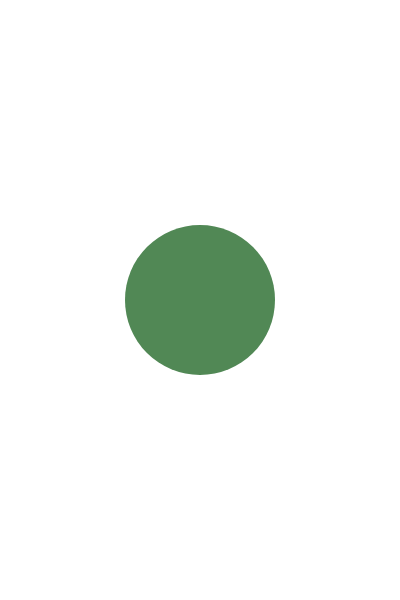
Frame 1 (no input)
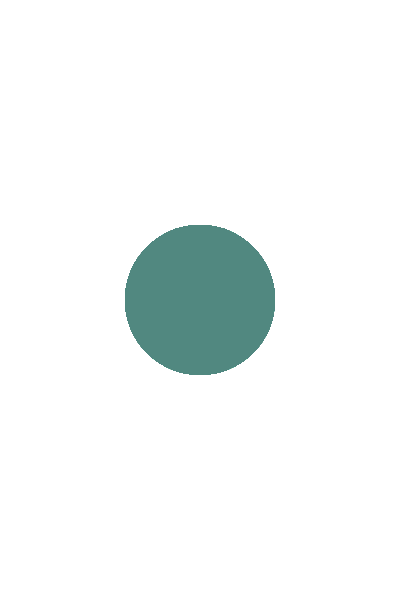
Frame 60 (no input)
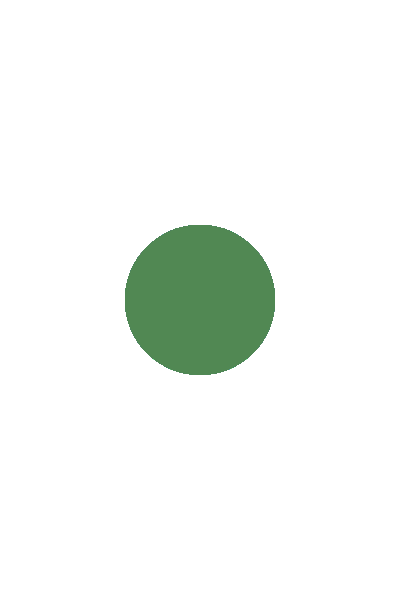
Frame 120 (the mouse pressed at the canvas centre since frame 60)

The p5.js sketch that drew these frames (run headless with seeded random() and noise() and a simulated clock; from frame 60 on, the mouse is pressed at the canvas centre):

// p5.js sketch
// ── sketch.js
var inc = 0.06
var r, g, b

function setup(){
  createCanvas(400,600)
  r = random()
  g = random()
  b = random()
}

function draw(){
  noStroke();


  r,g,b += inc
  fill(noise(r) * 255,noise(g) * 255,noise(b) * 255)
  ellipse(width/2, height/2, 150,150)


}
